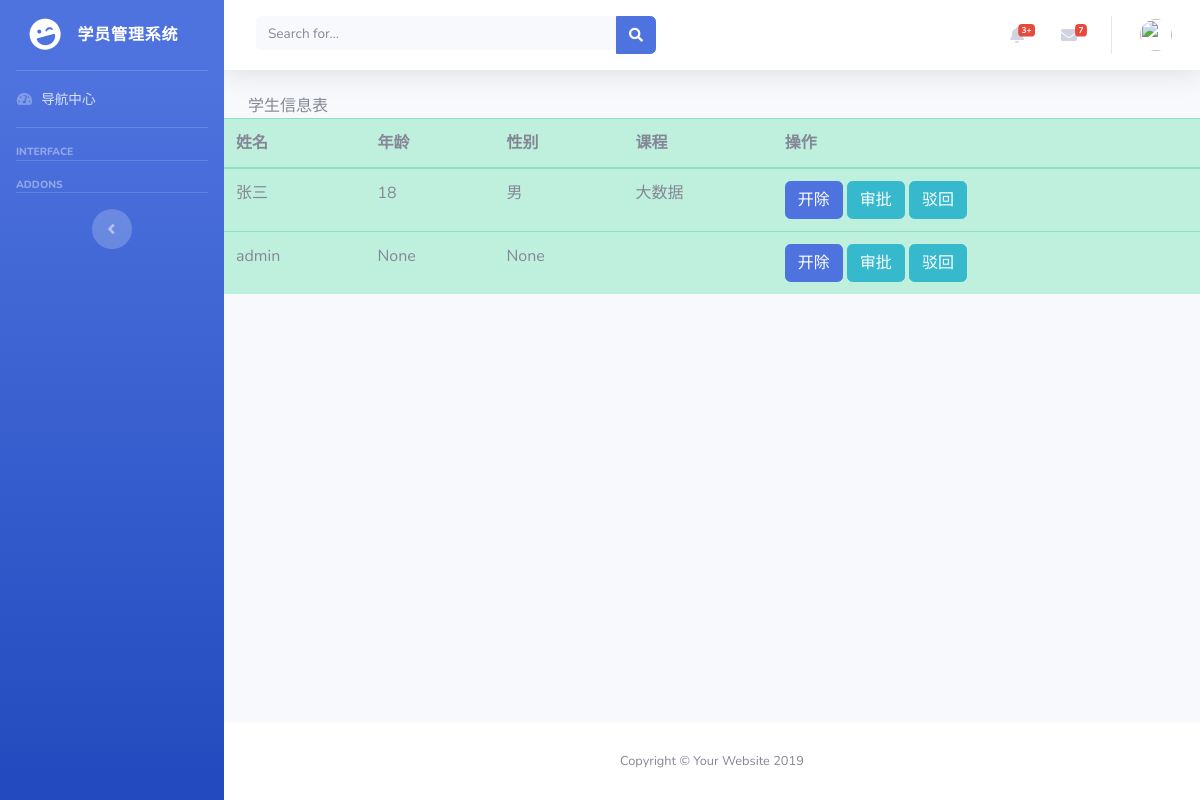
/students/, run on an earlier commit of the app's database.
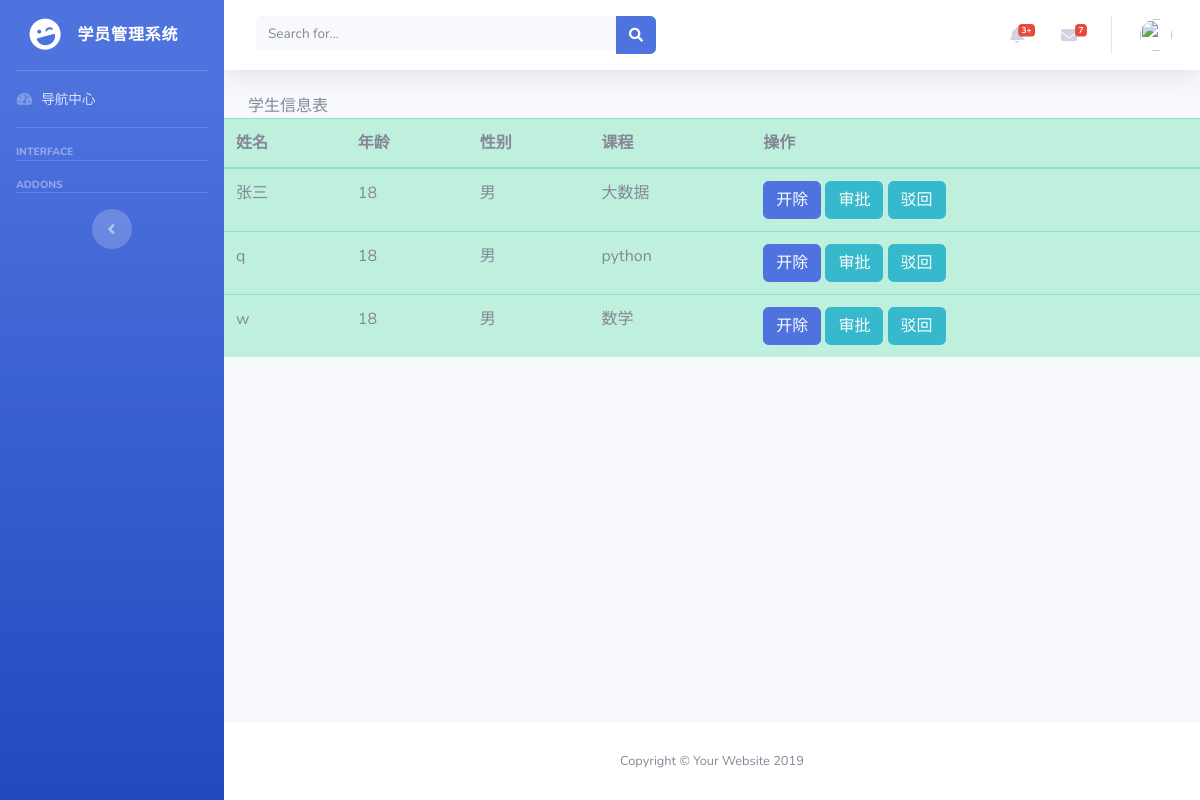
And on a later commit of the database.
### app/models.py (models this page shows, shortened)
class BaseModel(models.Model):
    __abstract__ = True
    id = models.Column(models.Integer, primary_key=True, autoincrement=True)

class Student(BaseModel):
    __tablename__ = 'student'
    name = models.Column(models.String(32),unique=True)
    age = models.Column(models.Integer)
    gender = models.Column(models.Integer)#0 男 1 女 -1 中

class Course(BaseModel):
    __tablename__ = 'course'
    lable = models.Column(models.String(32))
    description = models.Column(models.Text)
    to_teacher = models.relationship(
        'Teacher',
        backref = 'to_course1'
    )
    to_student = models.relationship(
        'Student',
        secondary = Stu_Cou,
        backref = models.backref('to_course',lazy = 'dynamic'),
        lazy = 'dynamic'
    )

### app/main/views.py (the view)
@main.route('/students/',methods=['POST','GET'])
def students_list():
    student = Student.query.all()
    return render_template('students.html',**locals())

### app/templates/students.html
{% extends 'base.html' %}
{% block title %}
学生信息表
{% endblock %}
{% block container %}
<table class="table table-success">
<thead>
<tr>
    <th>姓名</th>
    <th>年龄</th>
    <th>性别</th>
    <th>课程</th>
    <th>操作</th>
</tr>
</thead>
<tbody>
    {% for s in student %}
    <tr>
            <td>{{ s.name }}</td>
            <td>{{ s.age }}</td>
            <td>{{ s.gender }}</td>
            <td>{{ s.to_course.first().lable }}</td>
            <td>
                <a href="/del_student/?student_id={{ s.id }}" class="btn btn-primary">开除</a>
                <a href="#" class="btn btn-info">审批</a>
                <a href="#" class="btn btn-info">驳回</a>
            </td>
        </tr>
    {% endfor %}
</tbody>
</table>
{% endblock %}

What changed in the data, as far as the page shows it:
removed Student: name "admin", age "None", gender "None"
added Student: name "q", age "18", gender "男", to_course.first "python"
added Student: name "w", age "18", gender "男", to_course.first "数学"
